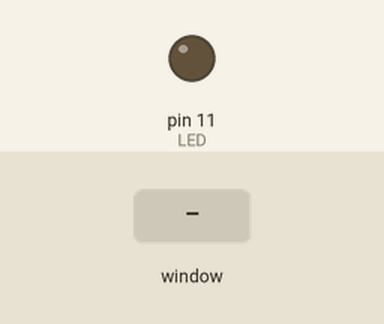
Recording of a program running on a simulated Raspberry Pi (header pin numbers). On the bench: output pins drawn as LEDs (lit = HIGH). Inputs (shaded band) come from the test bench. The desktop window is not drawn, its controls go by their first labels and the mouse button is held 0.15 s.

Above: at 1.2 s.
1.3 s: slider 1 in the window set to 50
At 1.7 s:
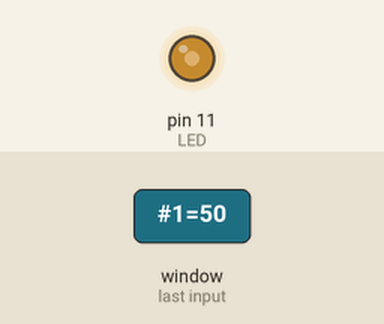
2.8 s: slider 1 in the window set to 100
At 4.0 s:
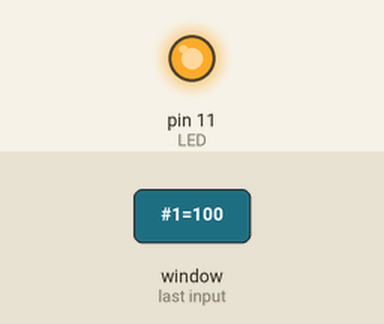
4.3 s: slider 1 in the window set to 25
At 5.2 s:
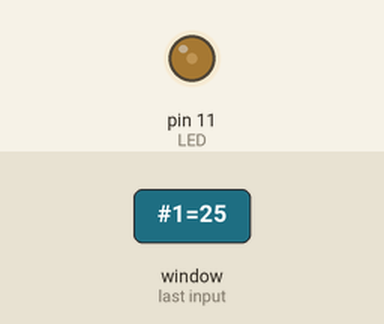
Timing chart, 0 to 7.3 s (numbered marks = the images above; inputs shaded):
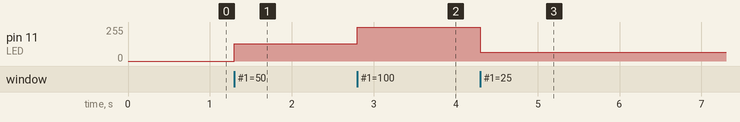

Measured:
- after the input at 1.3 s, pin 11 (LED): 0/255 → 128/255 at once
- after the input at 2.8 s, pin 11 (LED): 128/255 → 255/255 at once
- after the input at 4.3 s, pin 11 (LED): 255/255 → 64/255 at once

The program:

led_pwm_02_j.py
```python
# coding: utf-8

import RPi.GPIO as GPIO

import time

# GPIO 핀번호 할당
GPIO.setmode(GPIO.BOARD)

# pin 번호 chanel
LED = 11

# 밝기 목록 ( 0.0 ~ 100 )
dc = [0,1,2,3,4,5,6,7,8,9,10,12,13,15,20,30,50,70,100]

# 핀 설정
GPIO.setup(LED, GPIO.OUT, initial=GPIO.LOW)

# PWM 객체 생성 : 11번 핀, 주파수 100Hz
p = GPIO.PWM(LED, 100)

import tkinter as tk

window = tk.Tk()

# window size
window.geometry('300x300')

# 변수 설정
led_value = tk.DoubleVar()
led_value.set(0)

p.start(0)

# duty 값을 변경 함수
def change_duty(dc):
    p.ChangeDutyCycle(led_value.get())

# 슬라이드 객체 생성
# 레이블(LED 밝기 조정), 숫자 범위(0 ~ 100)
slide = tk.Scale(window, label='LED 밝기 조정', orient='h', from_=0, to=100, variable=led_value, command=change_duty)

slide.pack()

window.mainloop()


# PWM 정지
p.stop()

# GPIO 개방
GPIO.cleanup()
```
